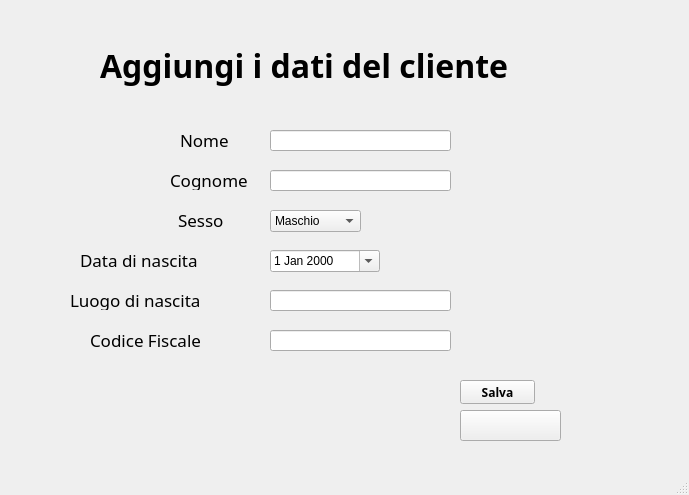
<?xml version="1.0" encoding="UTF-8"?>
<ui version="4.0">
 <class>MainWindow</class>
 <widget class="QMainWindow" name="MainWindow">
  <property name="geometry">
   <rect>
    <x>0</x>
    <y>0</y>
    <width>689</width>
    <height>495</height>
   </rect>
  </property>
  <property name="windowTitle">
   <string>MainWindow</string>
  </property>
  <widget class="QWidget" name="centralwidget">
   <widget class="QLabel" name="lblTitle">
    <property name="geometry">
     <rect>
      <x>100</x>
      <y>20</y>
      <width>501</width>
      <height>91</height>
     </rect>
    </property>
    <property name="font">
     <font>
      <family>Papyrus</family>
      <pointsize>24</pointsize>
      <weight>75</weight>
      <bold>true</bold>
     </font>
    </property>
    <property name="text">
     <string>Aggiungi i dati del cliente</string>
    </property>
   </widget>
   <widget class="QLabel" name="lblName">
    <property name="geometry">
     <rect>
      <x>180</x>
      <y>130</y>
      <width>61</width>
      <height>20</height>
     </rect>
    </property>
    <property name="font">
     <font>
      <family>MS Gothic</family>
      <pointsize>13</pointsize>
      <weight>50</weight>
      <bold>false</bold>
     </font>
    </property>
    <property name="text">
     <string>Nome</string>
    </property>
   </widget>
   <widget class="QLineEdit" name="txtName">
    <property name="geometry">
     <rect>
      <x>270</x>
      <y>130</y>
      <width>181</width>
      <height>21</height>
     </rect>
    </property>
   </widget>
   <widget class="QLabel" name="lblCognome">
    <property name="geometry">
     <rect>
      <x>170</x>
      <y>170</y>
      <width>91</width>
      <height>20</height>
     </rect>
    </property>
    <property name="font">
     <font>
      <family>MS Gothic</family>
      <pointsize>13</pointsize>
     </font>
    </property>
    <property name="text">
     <string>Cognome</string>
    </property>
   </widget>
   <widget class="QLineEdit" name="txtCognome">
    <property name="geometry">
     <rect>
      <x>270</x>
      <y>170</y>
      <width>181</width>
      <height>21</height>
     </rect>
    </property>
   </widget>
   <widget class="QLabel" name="lblGender">
    <property name="geometry">
     <rect>
      <x>178</x>
      <y>210</y>
      <width>71</width>
      <height>20</height>
     </rect>
    </property>
    <property name="font">
     <font>
      <family>MS Gothic</family>
      <pointsize>13</pointsize>
     </font>
    </property>
    <property name="text">
     <string>Sesso</string>
    </property>
   </widget>
   <widget class="QLabel" name="lblWeight">
    <property name="geometry">
     <rect>
      <x>70</x>
      <y>290</y>
      <width>191</width>
      <height>20</height>
     </rect>
    </property>
    <property name="font">
     <font>
      <family>MS Gothic</family>
      <pointsize>13</pointsize>
     </font>
    </property>
    <property name="text">
     <string>Luogo di nascita</string>
    </property>
   </widget>
   <widget class="QLineEdit" name="txtWeight">
    <property name="geometry">
     <rect>
      <x>270</x>
      <y>290</y>
      <width>181</width>
      <height>21</height>
     </rect>
    </property>
   </widget>
   <widget class="QPushButton" name="btnSave">
    <property name="geometry">
     <rect>
      <x>460</x>
      <y>380</y>
      <width>75</width>
      <height>24</height>
     </rect>
    </property>
    <property name="font">
     <font>
      <family>MS Gothic</family>
      <weight>75</weight>
      <bold>true</bold>
     </font>
    </property>
    <property name="text">
     <string>Salva</string>
    </property>
   </widget>
   <widget class="QComboBox" name="comboGender">
    <property name="geometry">
     <rect>
      <x>270</x>
      <y>210</y>
      <width>91</width>
      <height>22</height>
     </rect>
    </property>
    <item>
     <property name="text">
      <string>Maschio</string>
     </property>
    </item>
    <item>
     <property name="text">
      <string>Femmina</string>
     </property>
    </item>
   </widget>
   <widget class="QLabel" name="lblWeight_2">
    <property name="geometry">
     <rect>
      <x>80</x>
      <y>250</y>
      <width>181</width>
      <height>20</height>
     </rect>
    </property>
    <property name="font">
     <font>
      <family>MS Gothic</family>
      <pointsize>13</pointsize>
     </font>
    </property>
    <property name="text">
     <string>Data di nascita</string>
    </property>
   </widget>
   <widget class="QLabel" name="lblWeight_3">
    <property name="geometry">
     <rect>
      <x>90</x>
      <y>330</y>
      <width>171</width>
      <height>20</height>
     </rect>
    </property>
    <property name="font">
     <font>
      <family>MS Gothic</family>
      <pointsize>13</pointsize>
     </font>
    </property>
    <property name="text">
     <string>Codice Fiscale</string>
    </property>
   </widget>
   <widget class="QLineEdit" name="txtWeight_2">
    <property name="geometry">
     <rect>
      <x>270</x>
      <y>330</y>
      <width>181</width>
      <height>21</height>
     </rect>
    </property>
   </widget>
   <widget class="QPushButton" name="pushButton">
    <property name="geometry">
     <rect>
      <x>460</x>
      <y>410</y>
      <width>101</width>
      <height>31</height>
     </rect>
    </property>
    <property name="text">
     <string/>
    </property>
    <property name="icon">
     <iconset>
      <normaloff>prosegui.jpg</normaloff>prosegui.jpg</iconset>
    </property>
    <property name="iconSize">
     <size>
      <width>200</width>
      <height>200</height>
     </size>
    </property>
   </widget>
   <widget class="QDateEdit" name="dtdDataDiNascita">
    <property name="geometry">
     <rect>
      <x>270</x>
      <y>250</y>
      <width>110</width>
      <height>22</height>
     </rect>
    </property>
    <property name="calendarPopup">
     <bool>true</bool>
    </property>
   </widget>
  </widget>
  <widget class="QMenuBar" name="menubar">
   <property name="geometry">
    <rect>
     <x>0</x>
     <y>0</y>
     <width>689</width>
     <height>26</height>
    </rect>
   </property>
  </widget>
  <widget class="QStatusBar" name="statusbar"/>
 </widget>
 <resources/>
 <connections/>
</ui>
